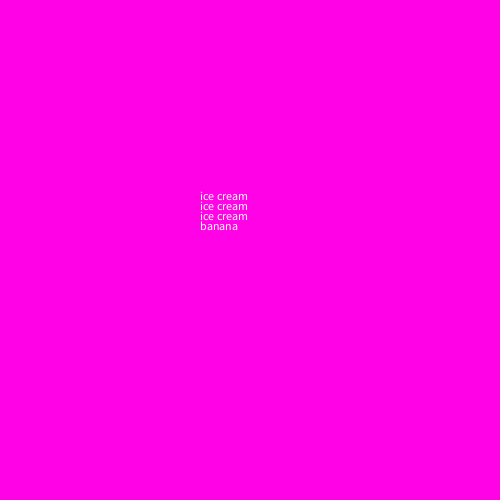
Frame 1 (no input)
Frame 60 (the mouse pressed at the canvas centre just before this capture): identical to frame 1, image omitted
Frame 120 (the mouse held since frame 60 and released just before this capture): identical to frame 1, image omitted

The Processing sketch that drew this single still picture (run headless with seeded random() and noise(); from frame 60 on, the mouse is pressed at the canvas centre):

// Processing sketch: banana_split
// ── banana_split.pde
void setup(){
  size (500,500);
  background(255,3,230);
  int num=0;
  for(int i=0;i<3;i++){
  text("ice cream", 200, 200+num);
  num+=10;
  }
  text("banana", 200, 230);

  }
  


void draw(){
  
  
}
